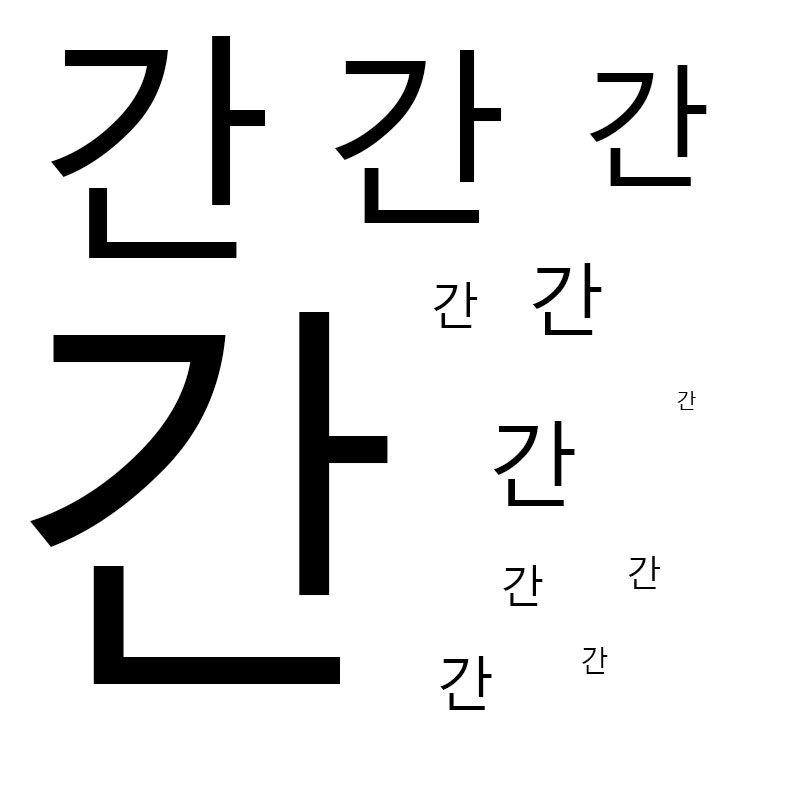
#> input picture hwang/imgSet/001.jpg, 800 x 800 px
$ python superpixel.py --image ../imgSet/001.jpg
#> lines starting #> are read from the running program, lines starting #| are printed output that depends on the picture
from skimage.segmentation import slic
from skimage.segmentation import mark_boundaries
from skimage.util import img_as_float
from skimage import io
import matplotlib.pyplot as plt
import argparse

# 이 예제를 사용하려면 scikit을 install 해야 함
# pip install scikit-image
# 실행 예시: python superpixel.py --image 1.png

# construct the argument parser and parse the arguments
ap = argparse.ArgumentParser()
ap.add_argument("-i", "--image", required = True, help = "Path to the image")
args = vars(ap.parse_args())

# load the image and convert it to a floating point data type
image = img_as_float(io.imread(args["image"]))
#> image: shape (800, 800, 3) float64; min 0, max 1, mean 0.91

# loop over the number of segments
for numSegments in (1600, 3200, 6400):
	# apply SLIC and extract (approximately) the supplied number of segments
	segments = slic(image, n_segments = numSegments, sigma = 5)

	# show the output of SLIC
	fig = plt.figure("Superpixels -- %d segments" % (numSegments))
	ax = fig.add_subplot(1, 1, 1)
	ax.imshow(mark_boundaries(image, segments))
	plt.axis("off")
#> this loop made 3 passes
#> pass 1, `segments = slic(image, n_segments = numSegments, sigma = 5)`:
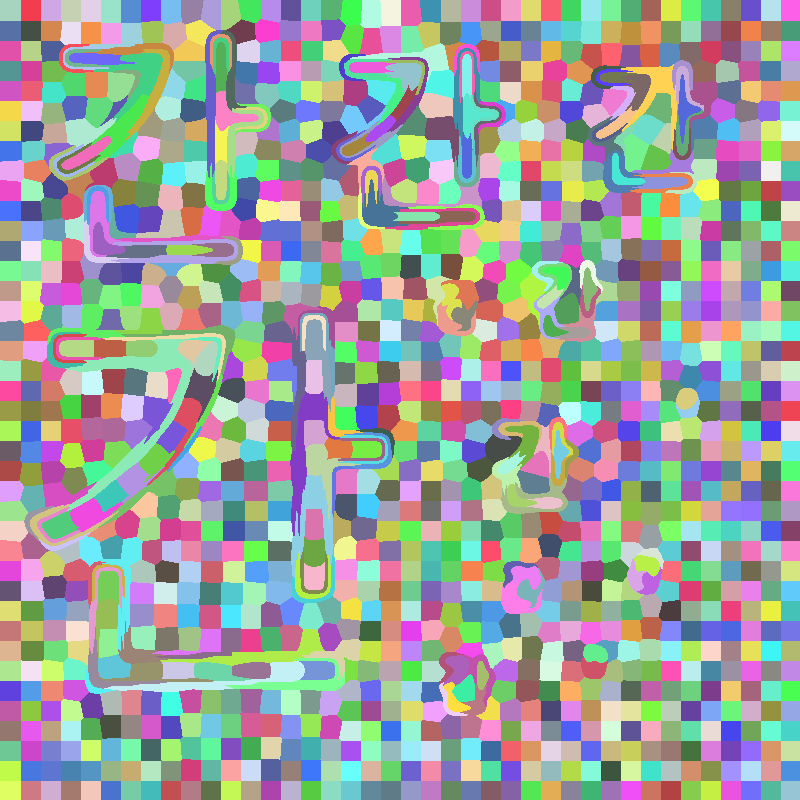
#> segments: shape (800, 800) int64; 1433 distinct labels, from 1 to 1433; one colour per label, 0 black
#> pass 2, `segments = slic(image, n_segments = numSegments, sigma = 5)`:
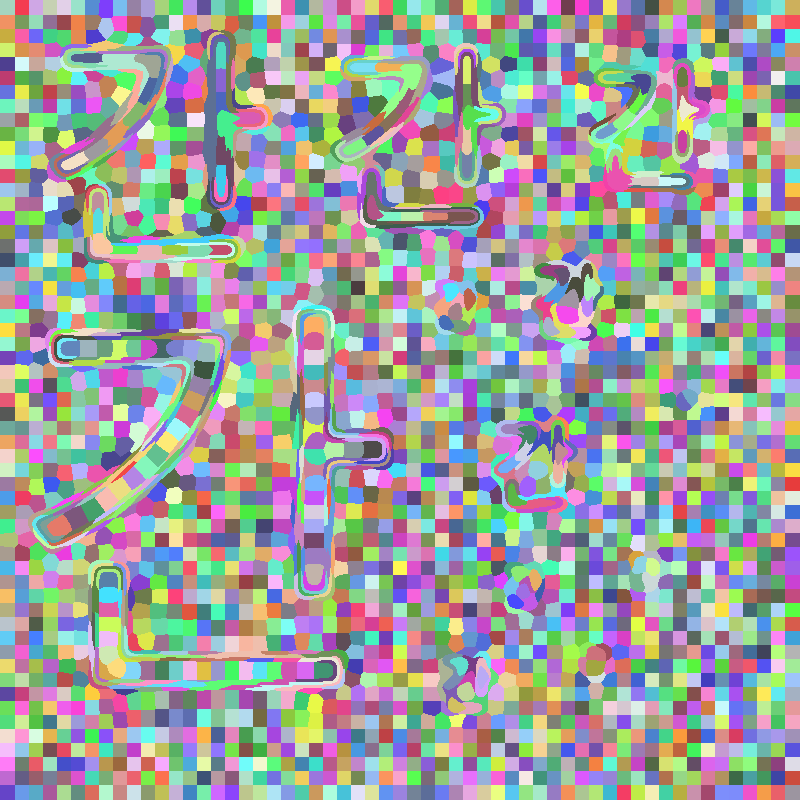
#> segments: shape (800, 800) int64; 3086 distinct labels, from 1 to 3086; one colour per label, 0 black
#> pass 3, `segments = slic(image, n_segments = numSegments, sigma = 5)`:
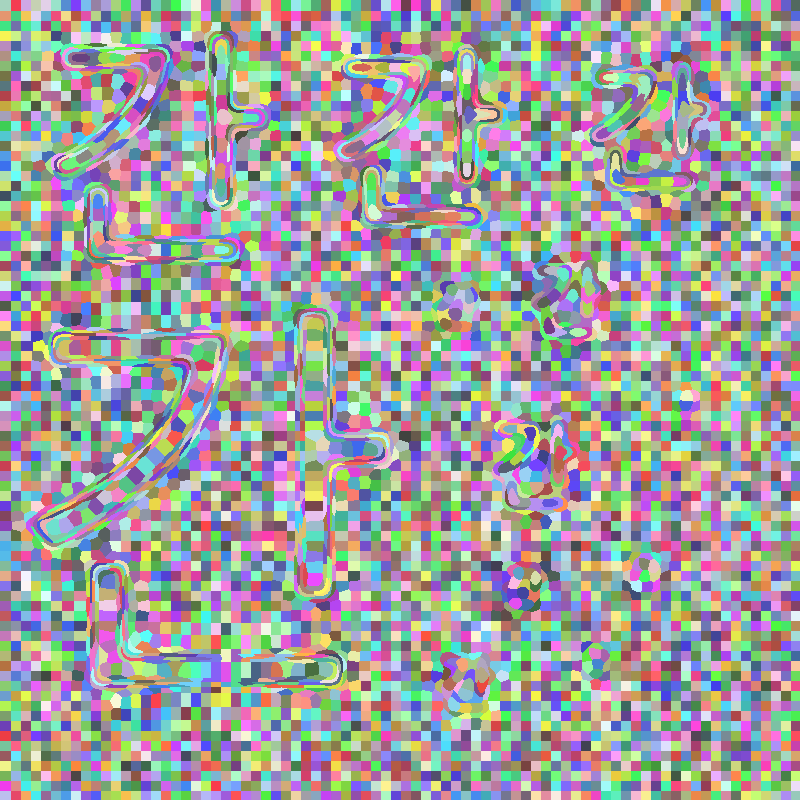
#> segments: shape (800, 800) int64; 6328 distinct labels, from 1 to 6328; one colour per label, 0 black

# show the plots
plt.show()
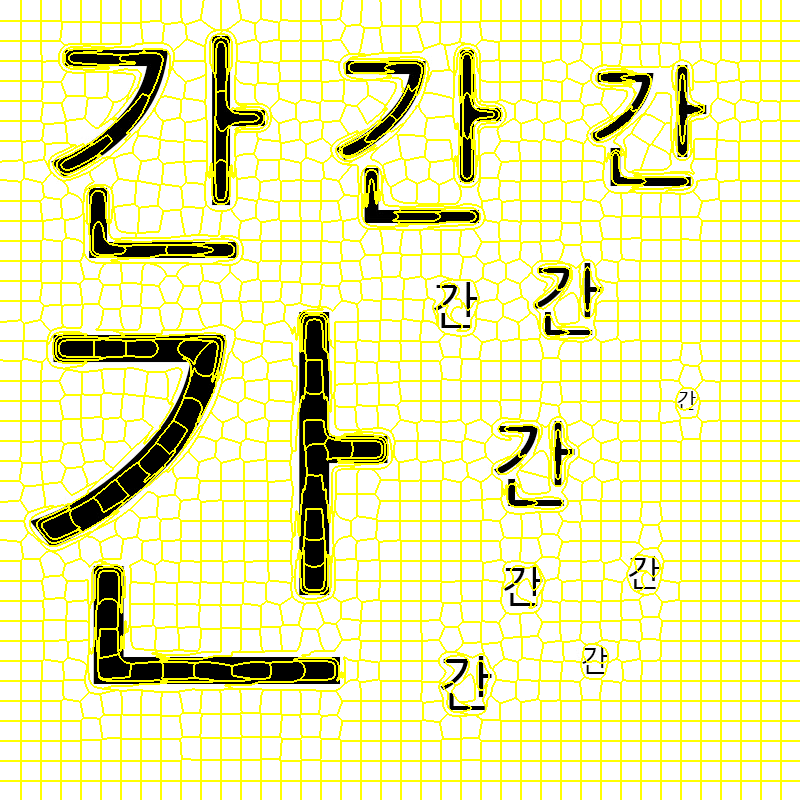
#> shown: shape (800, 800, 3) float64; mean R, G, B 0.934, 0.934, 0.737
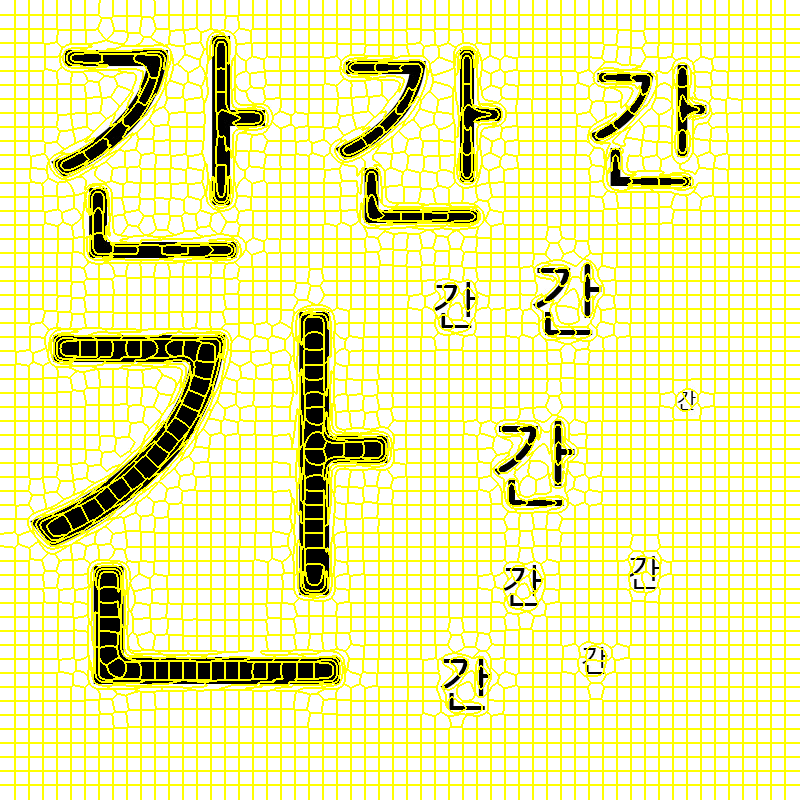
#> shown: shape (800, 800, 3) float64; mean R, G, B 0.94, 0.94, 0.667
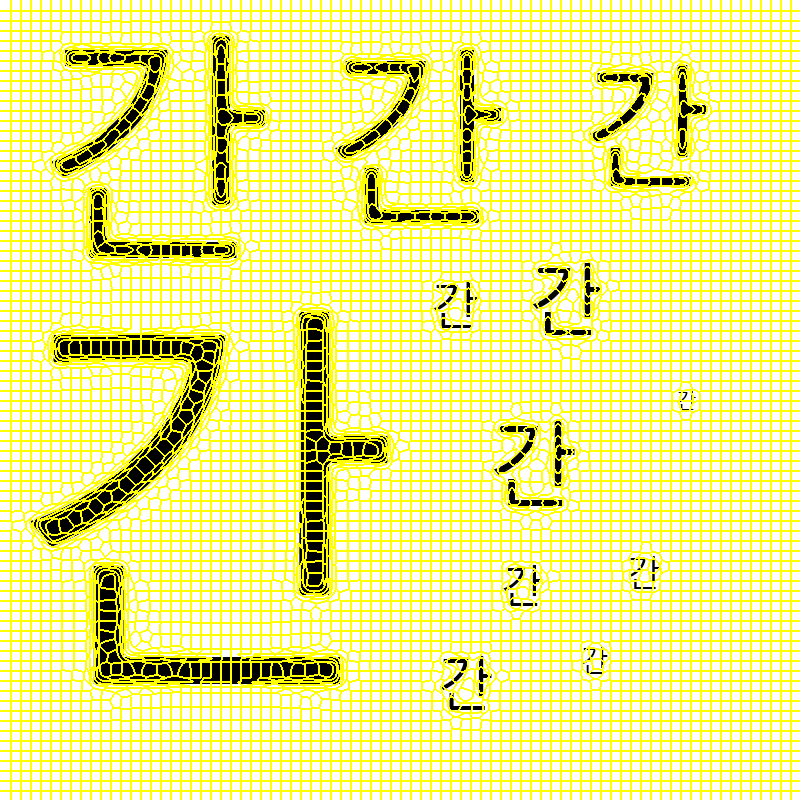
#> shown: shape (800, 800, 3) float64; mean R, G, B 0.948, 0.948, 0.579

$ run again, on hwang/imgSet/003.jpg
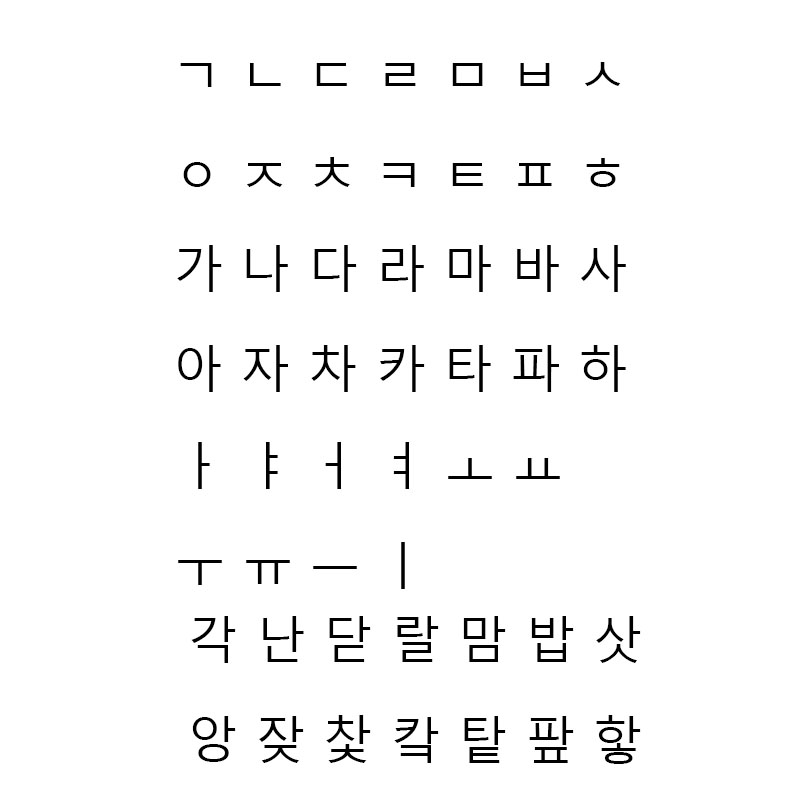
#> input picture hwang/imgSet/003.jpg, 800 x 800 px
#> the loop `for numSegments in (1600, 3200, 6400):` made 3 passes
#> pass 1, `segments = slic(image, n_segments = numSegments, sigma = 5)`:
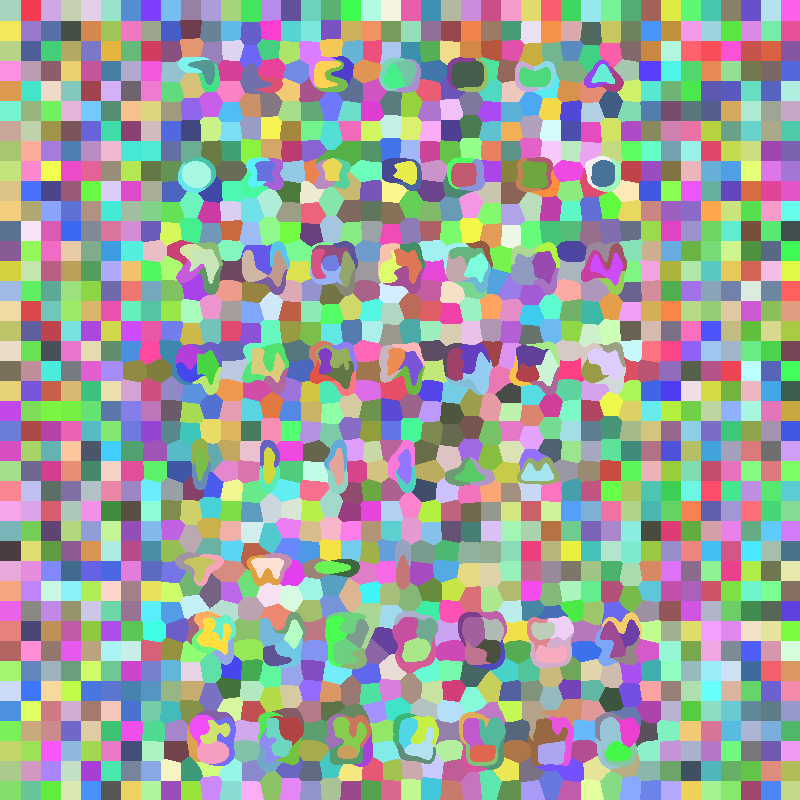
#> segments: shape (800, 800) int64; 1577 distinct labels, from 1 to 1577; one colour per label, 0 black
#> `plt.show()`:
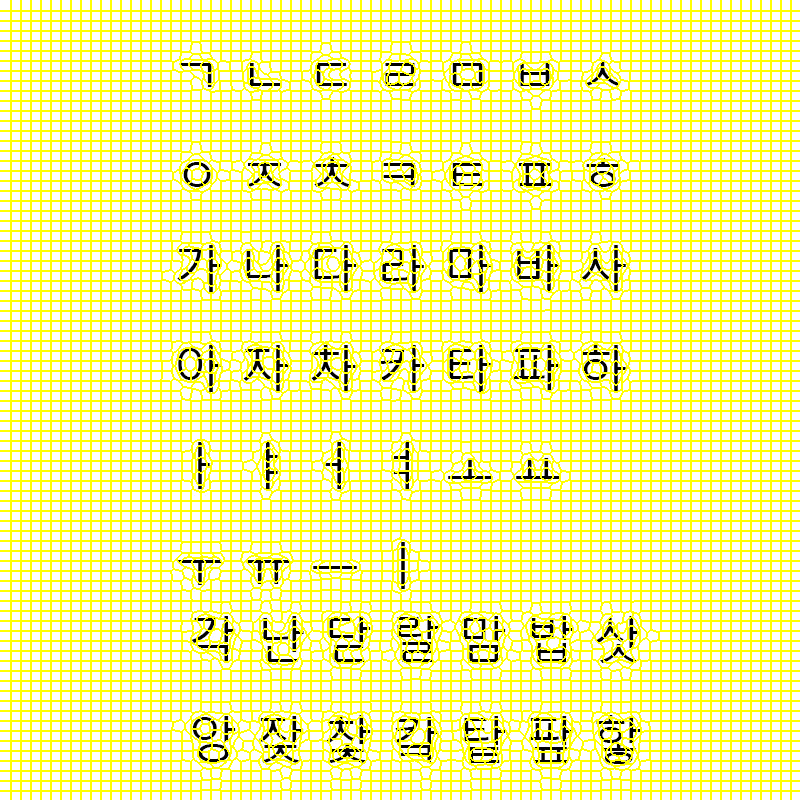
#> shown: shape (800, 800, 3) float64; mean R, G, B 0.977, 0.977, 0.623

$ run again, on hwang/imgSet/004.jpg
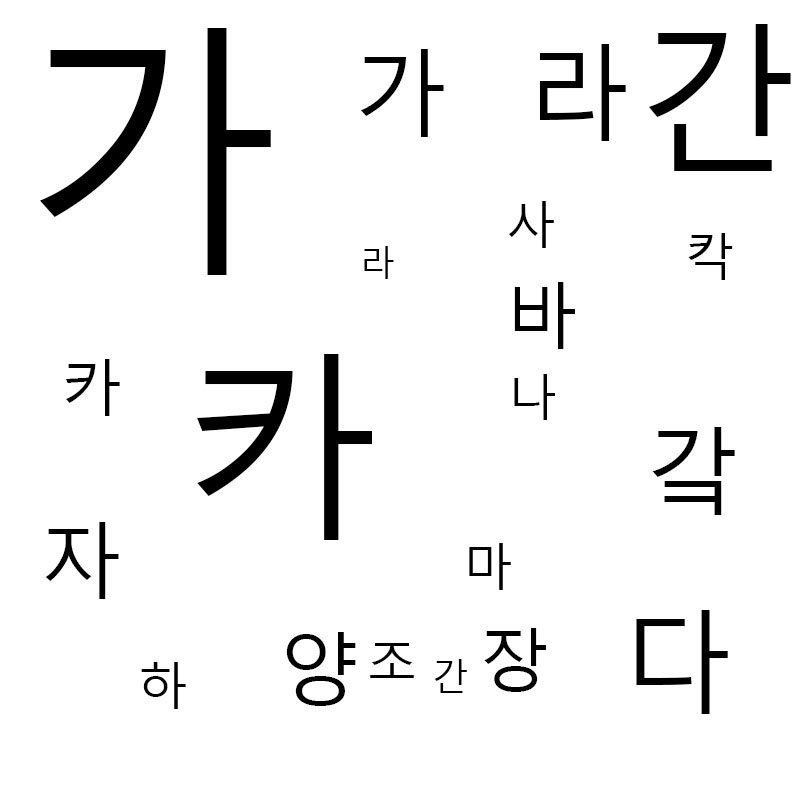
#> input picture hwang/imgSet/004.jpg, 800 x 800 px
#> the loop `for numSegments in (1600, 3200, 6400):` made 3 passes
#> pass 1, `segments = slic(image, n_segments = numSegments, sigma = 5)`:
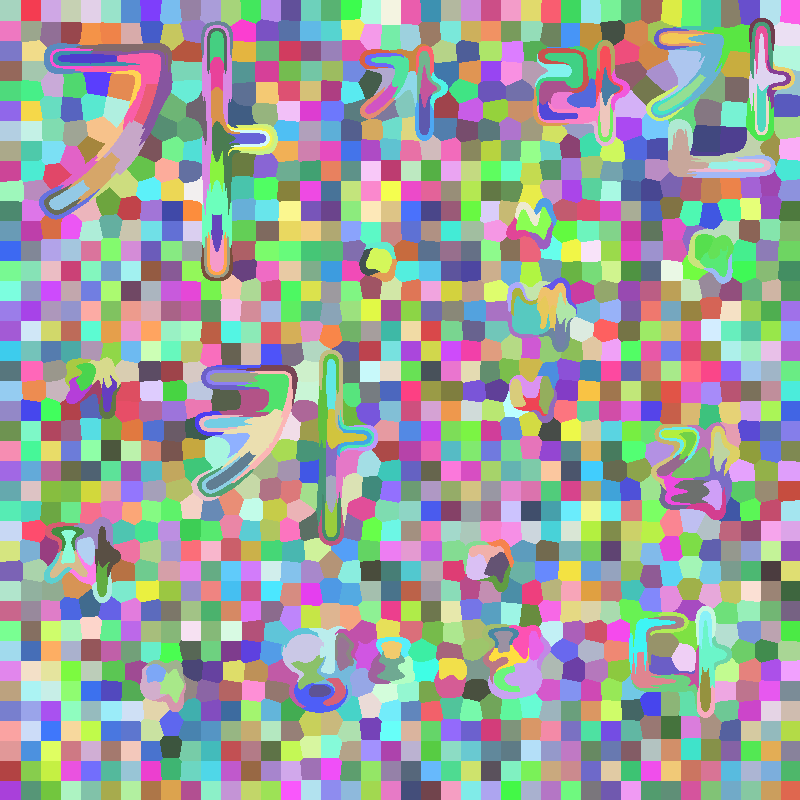
#> segments: shape (800, 800) int64; 1502 distinct labels, from 1 to 1502; one colour per label, 0 black
#> `plt.show()`:
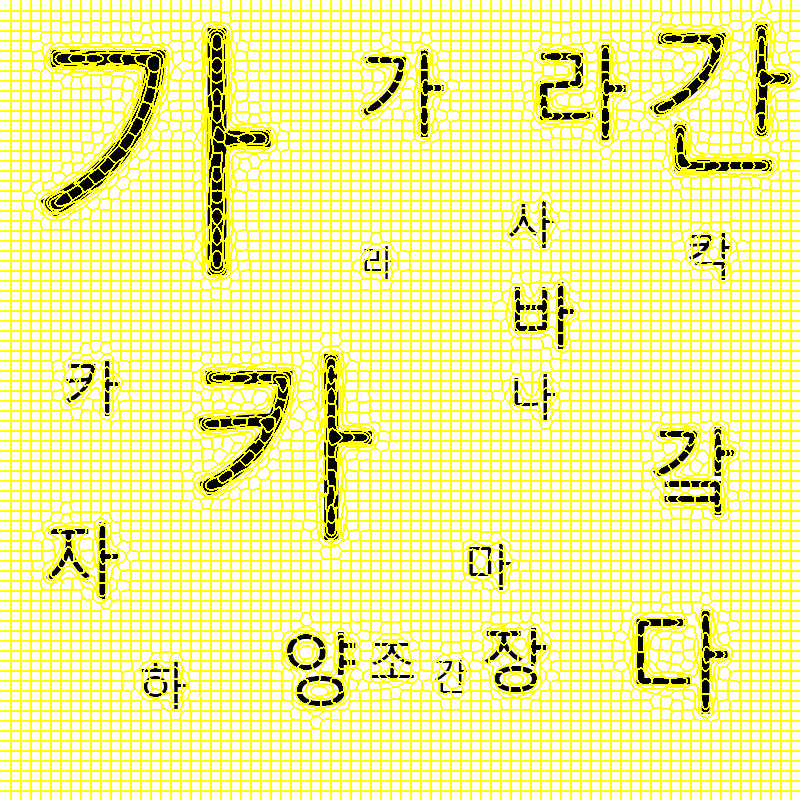
#> shown: shape (800, 800, 3) float64; mean R, G, B 0.962, 0.962, 0.597
